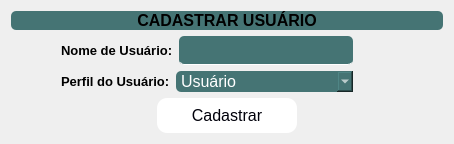
            <widget class="QWidget" name="pg_cadastro">
             <layout class="QVBoxLayout" name="verticalLayout_12">
              <item>
               <widget class="QLabel" name="label_6">
                <property name="styleSheet">
                 <string notr="true">background-color: rgb(69, 116, 116);
border-radius: 5px;</string>
                </property>
                <property name="text">
                 <string>&lt;html&gt;&lt;head/&gt;&lt;body&gt;&lt;p align=&quot;center&quot;&gt;&lt;span style=&quot; font-size:12pt; font-weight:600;&quot;&gt;CADASTRAR USUÁRIO&lt;/span&gt;&lt;/p&gt;&lt;/body&gt;&lt;/html&gt;</string>
                </property>
               </widget>
              </item>
              <item>
               <layout class="QHBoxLayout" name="horizontalLayout_9">
                <property name="leftMargin">
                 <number>50</number>
                </property>
                <property name="rightMargin">
                 <number>90</number>
                </property>
                <item>
                 <widget class="QLabel" name="label_7">
                  <property name="text">
                   <string>&lt;html&gt;&lt;head/&gt;&lt;body&gt;&lt;p&gt;&lt;span style=&quot; font-size:10pt; font-weight:600;&quot;&gt;Nome de Usuário:&lt;/span&gt;&lt;/p&gt;&lt;/body&gt;&lt;/html&gt;</string>
                  </property>
                 </widget>
                </item>
                <item>
                 <widget class="QLineEdit" name="txt_nomeuser">
                  <property name="styleSheet">
                   <string notr="true">color:rgba(211, 239, 251,1);
border-bottom:1px solid white;
border-radius: 5px;
font-family:Trebuchet MS; 
font-size:18px;
background-color: rgb(69, 116, 116);</string>
                  </property>
                 </widget>
                </item>
               </layout>
              </item>
              <item>
               <layout class="QHBoxLayout" name="horizontalLayout_6">
                <property name="leftMargin">
                 <number>50</number>
                </property>
                <property name="rightMargin">
                 <number>90</number>
                </property>
                <item>
                 <widget class="QLabel" name="label_10">
                  <property name="text">
                   <string>&lt;html&gt;&lt;head/&gt;&lt;body&gt;&lt;p&gt;&lt;span style=&quot; font-size:10pt; font-weight:600;&quot;&gt;Perfil do Usuário:&lt;/span&gt;&lt;/p&gt;&lt;/body&gt;&lt;/html&gt;</string>
                  </property>
                 </widget>
                </item>
                <item>
                 <widget class="QComboBox" name="cb_perfil">
                  <property name="sizePolicy">
                   <sizepolicy hsizetype="Expanding" vsizetype="Fixed">
                    <horstretch>0</horstretch>
                    <verstretch>0</verstretch>
                   </sizepolicy>
                  </property>
                  <property name="font">
                   <font>
                    <pointsize>12</pointsize>
                   </font>
                  </property>
                  <property name="styleSheet">
                   <string notr="true">color: rgb(255, 255, 255);
background-color: rgb(69, 116, 116);
border-radius: 5px;</string>
                  </property>
                  <item>
                   <property name="text">
                    <string>Usuário</string>
                   </property>
                  </item>
                  <item>
                   <property name="text">
                    <string>Administrador</string>
                   </property>
                  </item>
                 </widget>
                </item>
               </layout>
              </item>
              <item>
               <layout class="QHBoxLayout" name="horizontalLayout_10">
                <item>
                 <widget class="QLabel" name="label_13">
                  <property name="text">
                   <string/>
                  </property>
                 </widget>
                </item>
                <item>
                 <widget class="QPushButton" name="btn_cadastraruser">
                  <property name="minimumSize">
                   <size>
                    <width>0</width>
                    <height>35</height>
                   </size>
                  </property>
                  <property name="styleSheet">
                   <string notr="true">QPushButton{
	color: rgb(0,0,10);
    border-radius: 10px; 
	font-size: 16px; 
	background-color: #fff;
;}

QPushButton:hover{
	
	background-color: rgb(170, 255, 255);
	 color:black
}

</string>
                  </property>
                  <property name="text">
                   <string>Cadastrar</string>
                  </property>
                 </widget>
                </item>
                <item>
                 <widget class="QLabel" name="label_12">
                  <property name="text">
                   <string/>
                  </property>
                 </widget>
                </item>
               </layout>
              </item>
             </layout>
            </widget>
